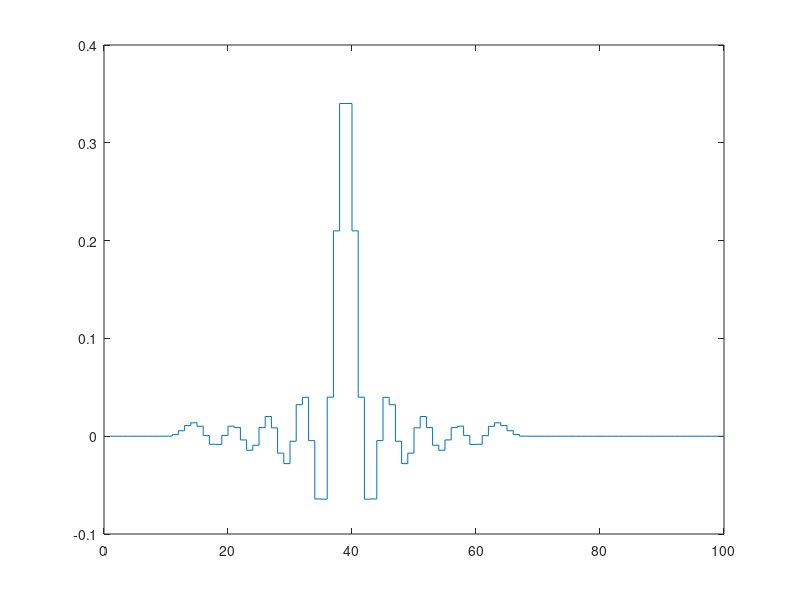

Reproduce this figure in MATLAB.
clear all;

data = load("FIR_LP_fcutoff=8kHz.mat");
Num = data.Num;

N = 100;
kstart = 10;
order = length(Num);
impulse = zeros(N, 1);
impulse(kstart) = 1;

impulse_response = filter(Num, 1, impulse);

figure;
stairs(impulse_response);

impulse_response_coefficients = impulse_response(kstart:kstart+order-1);

%% Export C array

% Export as a C array
fileID = fopen('fir_impulse_response.txt', 'w');
fprintf(fileID, 'float fir_impulse_response[] = {');

for i = 1:length(impulse_response_coefficients)
    fprintf(fileID, '%g', impulse_response_coefficients(i)); % Print each value
    if i < length(impulse_response_coefficients)
        fprintf(fileID, ', '); % Add a comma between values
    end
end

fprintf(fileID, '};\n');
fclose(fileID);